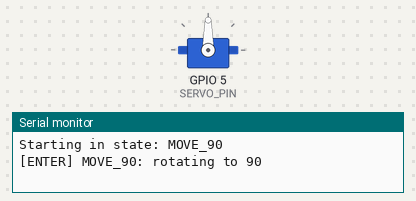
A sketch run on a simulated ESP32. Shown: servo, the last lines printed to the serial monitor.

Above: at 0.55 s.
At 4.5 s:
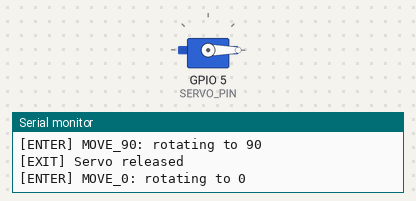
Timing chart, 0 to 5.7 s (numbered marks = the images above):
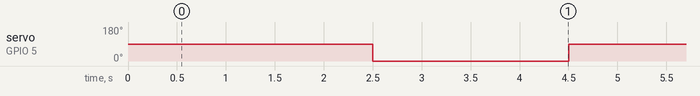

Measured:
- by itself, servo on GPIO 5 (SERVO_PIN): alternates 90° for 2.0 s and 0° for 2.0 s

The sketch:

2-ServoControlFSM.ino
```cpp
/**********************************************************************
* Filename    : 2-ServoControlFSM.ino
* Description : Modular FSM example for Lab 2 - controlling a servo motor
* Author      : Next Shift / DSAI Camp
* Modified    : 2025-05-31
**********************************************************************/

#include <Arduino.h>
#include <Servo.h>

#define SERVO_PIN 5

Servo myServo;

// === FSM Types ===
typedef void (*StateHandler)();
typedef void (*LifecycleHook)();

struct StateConfig {
  const char* name;
  StateHandler handler;
  unsigned long duration;
  const char* next;
  LifecycleHook onEnter;
  LifecycleHook onExit;
};

// === FSM State Vars ===
int currentStateIndex = 0;
unsigned long stateStartTime = 0;
unsigned long lastActionTime = 0;

// === Forward Declarations ===
void moveTo90State();
void moveTo0State();
void servoAttach();
void servoDetach();

StateConfig states[] = {
  { "MOVE_90", moveTo90State, 2000, "MOVE_0", servoAttach, servoDetach },
  { "MOVE_0",  moveTo0State,  2000, "MOVE_90", servoAttach, servoDetach }
};
const int NUM_STATES = sizeof(states) / sizeof(StateConfig);

// === State Functions ===
void moveTo90State() {
  // No-op during state duration
}

void moveTo0State() {
  // No-op during state duration
}

void servoAttach() {
  myServo.attach(SERVO_PIN);
  if (strcmp(states[currentStateIndex].name, "MOVE_90") == 0) {
    Serial.println("[ENTER] MOVE_90: rotating to 90");
    myServo.write(90);
  } else {
    Serial.println("[ENTER] MOVE_0: rotating to 0");
    myServo.write(0);
  }
  lastActionTime = millis();
}

void servoDetach() {
  Serial.println("[EXIT] Servo released");
  myServo.detach();
}

void setup() {
  Serial.begin(115200);
  delay(500);
  Serial.print("Starting in state: ");
  Serial.println(states[currentStateIndex].name);
  stateStartTime = millis();
  lastActionTime = millis();
  if (states[currentStateIndex].onEnter) states[currentStateIndex].onEnter();
}

void loop() {
  unsigned long now = millis();
  StateConfig current = states[currentStateIndex];

  current.handler();

  if (current.duration > 0 && now - stateStartTime >= current.duration) {
    if (current.onExit) current.onExit();

    for (int i = 0; i < NUM_STATES; i++) {
      if (strcmp(states[i].name, current.next) == 0) {
        currentStateIndex = i;
        break;
      }
    }
    stateStartTime = millis();
    lastActionTime = millis();
    if (states[currentStateIndex].onEnter) states[currentStateIndex].onEnter();
  }
}
```
